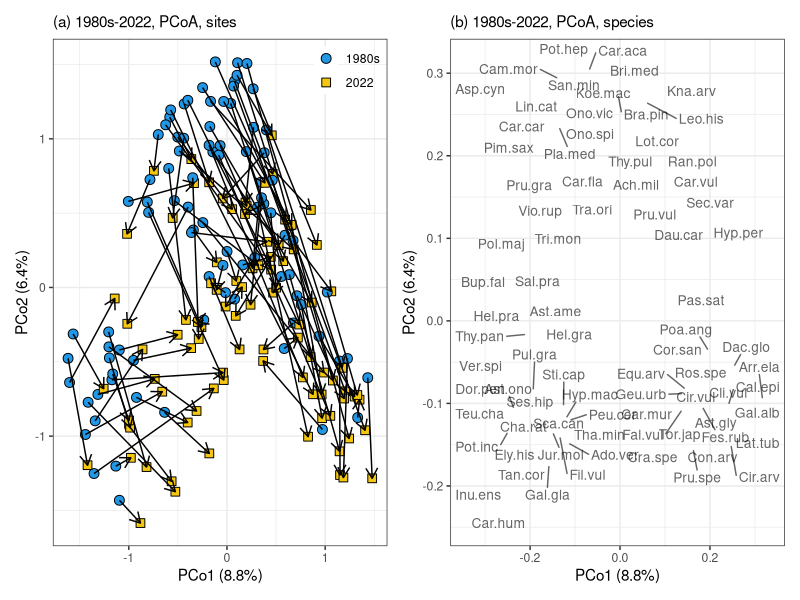
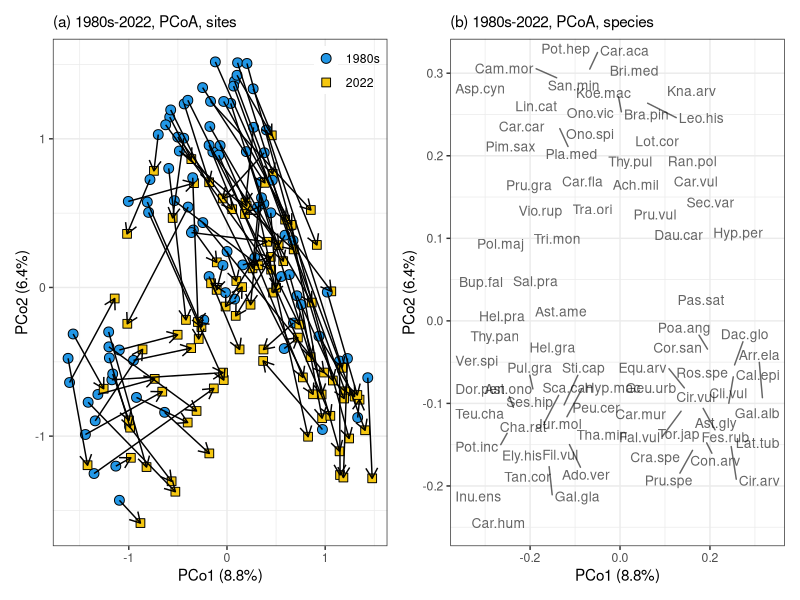

Source code (R) for these figures, in order: (Note: a time limit stopped this script after it produced the figures.)
#' Supplementary code to the article:
#' Klinkovska K, Sperandii MG, Travnicek B, Chytry M (2023). 
#' Significant decline in habitat specialists in semi-dry grasslands over four decades. 
#' Biodiversity and Conservation.
#' 
#' author Klara Klinkovska, klinkovska.klara@gmail.com
#' R version 4.3.0

library(patchwork) # version 1.1.2
library(vegan) # version 2.6-4
library(ggrepel) # version 0.9.3
library(corrplot) # version 0.92
library(tidyverse) # version 2.0.0
#' dplyr v. 1.1.2
#' ggplot2 v. 3.4.2
#' readr v. 2.1.4
#' stringr v. 1.5.0
#' tibble v. 3.2.1

# species data + square-root transformation
spe <- read_csv("data/Klinkovska_et_al_semi_dry_grasslands_S_Moravia_species.csv") %>% 
  select(-Releve_number) %>% 
  sqrt()

# species characteristics
spe.traits <- read_csv("data/Klinkovska_et_al_semi_dry_grasslands_S_Moravia_species_data.csv") %>% 
  mutate(across(c(starts_with("Ellenberg"), starts_with("dist")), ~as.numeric(.)))

# header data 
head <- read_csv("data/Klinkovska_et_al_semi_dry_grasslands_S_Moravia_head.csv")  

# unconstrained ordination ------------------------------------------------

pcoa <- capscale(spe ~ 1, distance = "bray", sqrt.dist = T)

head.ord <- bind_cols(head, as_tibble(scores(pcoa)$sites))

# ordination plot -----------------------------------------------------------

plot1 <- head.ord %>%
  ggplot(aes(MDS1, MDS2)) +
  geom_point(aes(fill = as.factor(Rs_observ),
                 shape = as.factor(Rs_observ)),
             size = 3) +
  scale_shape_manual(values = 21:22, 
                     labels=c("1980s", "2022")) +
  scale_fill_manual(values = c(4, 7), labels=c("1980s", "2022"))+
  theme_bw() +
  theme(legend.position = c(1,1),
        legend.justification = c(1,1), 
        legend.title = element_blank(), 
        legend.background = element_blank(), 
        plot.title = element_text(size = 11))+
  geom_path(aes(MDS1, MDS2, group=Rs_plot), arrow = arrow(length=unit(0.3, "cm"))) +
  ggtitle("(a) 1980s-2022, PCoA, sites")+
  labs(x="PCo1 (8.8%)", y="PCo2 (6.4%)")

# ordinations with species unconstrained ----------------------------------

# scores for species
spe.fit.pcoa <- envfit(pcoa, spe, scaling = 'sp', correlation = T)          

spe.pcoa <- scores(pcoa, display = "species", choices = 1:2, scaling = "sp", correlation = T) %>%
  as_tibble(rownames = 'species') %>% 
  mutate(r = spe.fit.pcoa$vectors$r, p = spe.fit.pcoa$vectors$pvals,
         short_name = str_c(str_split_i(species, "\\s", 1) %>% str_sub(., 1, 3), 
                            str_split_i(species, "\\s", 2) %>% str_sub(., 1, 3), sep = "."))
  
# ordination plot with species
plot1.spe <- spe.pcoa %>% 
  filter(p < 0.05) %>% 
  slice_max(r, n = 80) %>% 
  ggplot(aes(MDS1, MDS2)) + 
  geom_text_repel(aes(label = short_name), max.overlaps = Inf,
                  alpha = 0.6, cex = 3.5)+
  theme_bw()+
  theme(plot.title = element_text(size=11))+
  ggtitle("(b) 1980s-2022, PCoA, species")+
  labs(x="PCo1 (8.8%)", y="PCo2 (6.4%)")

# bind together ordination plots for sites and species
plot1 + plot1.spe
ggsave("plots/Fig_3_ordination.png", width = 10, height = 5)

# constrained ordination --------------------------------------------------

dord <- capscale(spe ~ head$Rs_observ+Condition(head$Rs_plot), distance = "bray", sqrt.dist = T)

# significance test
anova(dord, permutations=how(blocks=as.factor(head$Rs_plot), nperm=999))

# significantly increasing and decreasing species
dord.spe <- envfit(dord, spe, choices = 1, 
                    permutations = how(blocks=as.factor(head$Rs_plot), nperm=999), display="lc")

sig.spe <- as_tibble(dord.spe$vectors$arrows, rownames = "species") %>% 
  bind_cols(p = dord.spe$vectors$pvals, r = dord.spe$vectors$r)  %>%  
  filter(p < 0.05) %>% 
  arrange(CAP1, p)

# correlation of species scores with their Ellenberg-type indicator values
spe.score <- as.data.frame(scores(dord, display = "species"))

# difference through time
cor.test(spe.score$CAP1, as.numeric(spe.traits$Ellenberg_Light), method = "spearman")
cor.test(spe.score$CAP1, as.numeric(spe.traits$Ellenberg_Temperature), method = "spearman")
cor.test(spe.score$CAP1, as.numeric(spe.traits$Ellenberg_Moisture), method = "spearman")
cor.test(spe.score$CAP1, as.numeric(spe.traits$Ellenberg_Soil_Reaction), method = "spearman")
cor.test(spe.score$CAP1, as.numeric(spe.traits$Ellenberg_Nutrients), method = "spearman")
cor.test(spe.score$CAP1, as.numeric(spe.traits$dist_freq), method = "spearman")
cor.test(spe.score$CAP1, as.numeric(spe.traits$dist_sev), method = "spearman")

# testing differences between protected and non-protected -----------------

# constrained ordination
dord.prot <- capscale(spe ~ head$protected*head$Rs_observ + Condition(head$protected+head$Rs_observ), 
                  distance = "bray", sqrt.dist = T)

# significance test
anova(dord.prot, permutations=how(plots=Plots(as.factor(head$Rs_plot), type="free"), 
                              within=Within("none"), nperm=999))

# correlations of species scores with their indicator values
spe.score <- as.data.frame(scores(dord.prot, display = "species"))

cor.test(spe.score$CAP1, as.numeric(spe.traits$Ellenberg_Light), method = "spearman")
cor.test(spe.score$CAP1, as.numeric(spe.traits$Ellenberg_Temperature), method = "spearman")
cor.test(spe.score$CAP1, as.numeric(spe.traits$Ellenberg_Moisture), method = "spearman")
cor.test(spe.score$CAP1, as.numeric(spe.traits$Ellenberg_Soil_Reaction), method = "spearman")
cor.test(spe.score$CAP1, as.numeric(spe.traits$Ellenberg_Nutrients), method = "spearman")
cor.test(spe.score$CAP1, as.numeric(spe.traits$dist_freq), method = "spearman")
cor.test(spe.score$CAP1, as.numeric(spe.traits$dist_sev), method = "spearman")

# correlations between EIVs -------------------------------------------------
corr <- cor(spe.traits %>% select(starts_with("Ellenberg"), starts_with("dist")), 
              method = "spearman", use = "pairwise.complete.obs")

rownames(corr) <- c("Light", "Temperature", "Moisture", "Soil Reaction", 
                    "Nutrients", "Disturbance frequency", "Disturbance severity")

colnames(corr) <- c("Light", "Temperature", "Moisture", "Soil Reaction", 
                    "Nutrients", "Disturbance frequency", "Disturbance severity")

corrplot(corr, method = "color", type = "upper", addCoef.col = "black", diag = F, 
         tl.col = "black", tl.srt = 45)

png(filename="plots/Appendix_S5_corrplot.png", width=8.5, height=6, units="cm", res=1024)
corrplot(corr, method = "color", type = "upper", addCoef.col = "black", diag = F, 
         tl.col = "black", tl.srt = 45, tl.cex = 0.5, cl.cex = 0.5, number.cex = 0.5)

dev.off()
